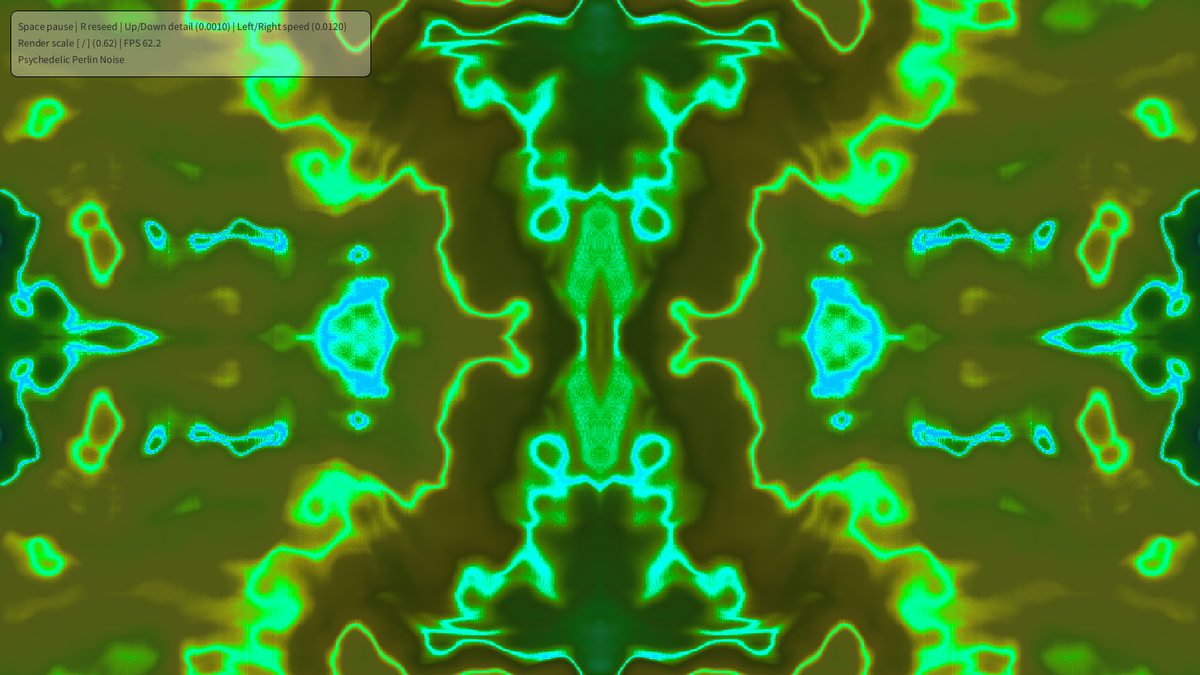
Frame 1 (no input)
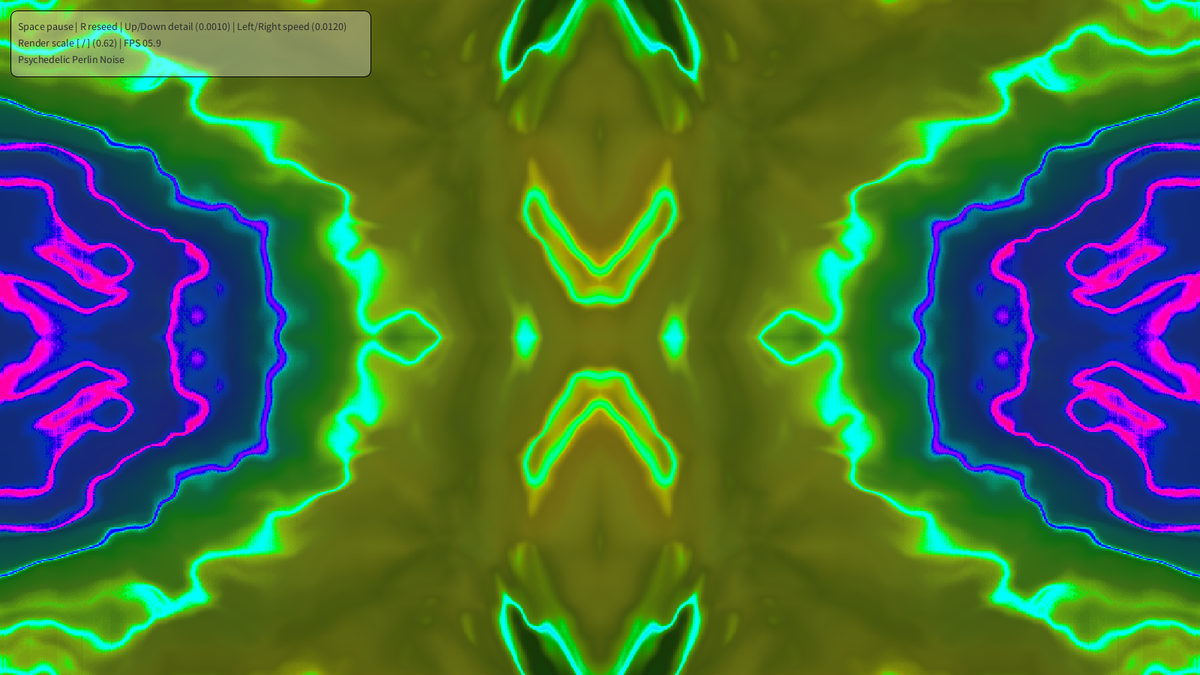
Frame 60 (the mouse pressed at the canvas centre just before this capture)
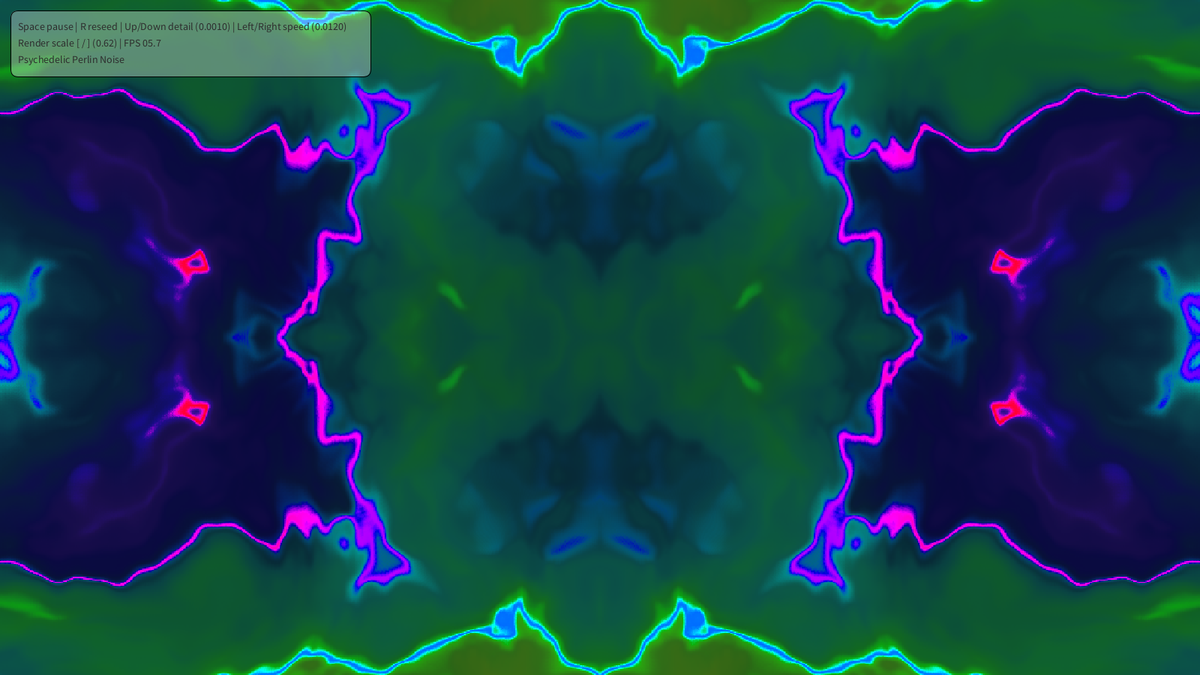
Frame 120 (the mouse held since frame 60 and released just before this capture)

The Processing sketch that drew these frames (run headless with seeded random() and noise(); from frame 60 on, the mouse is pressed at the canvas centre):

// Processing sketch: Psychedelic_Perlin_Noise
// ── Psychedelic_Perlin_Noise.pde
/*
  Psychedelic_Perlin_Noise.pde
  ----------------------------
  Animated psychedelic texture made from layered 3D Perlin noise.

  Controls:
  - Space: pause/resume animation
  - R: reseed noise pattern
  - Up/Down: increase/decrease spatial detail
  - Left/Right: decrease/increase animation speed
*/

float noiseScale = 0.0010;
float timeScale = 0.012;
float renderScale = 0.62;

boolean paused = false;
int overlayFrames = 120;
int targetFps = 120;

PImage lowResBuffer;

void setup() {
  size(1600, 900);
  pixelDensity(1);
  colorMode(HSB, 360, 100, 100);
  frameRate(targetFps);
  smooth(8);
  noiseDetail(6, 0.50);
  lowResBuffer = createImage(max(1, (int) (width * renderScale)), max(1, (int) (height * renderScale)), RGB);
}

void draw() {
  float t = frameCount * timeScale;
  float noiseScaleAtRender = noiseScale / renderScale;
  int rw = lowResBuffer.width;
  int rh = lowResBuffer.height;

  lowResBuffer.loadPixels();

  for (int y = 0; y < rh; y++) {
    int rowStart = y * rw;

    for (int x = 0; x < rw; x++) {
      // 4-way symmetry: mirror coordinates into the top-left quadrant.
      float mirroredX = min(x, rw - 1 - x);
      float mirroredY = min(y, rh - 1 - y);

      float px = mirroredX * noiseScaleAtRender;
      float pySym = mirroredY * noiseScaleAtRender;

      float warpA = noise(px * 0.90 + t * 0.32, pySym * 0.85 - t * 0.24, t * 0.15);
      float warpB = noise(px * 1.15 - t * 0.20 + 41.2, pySym * 1.10 + t * 0.29 + 20.8, -t * 0.13);
      float fx = px + (warpA - 0.5) * 1.45;
      float fy = pySym + (warpB - 0.5) * 1.45;

      // Two-layer domain-warped noise keeps curves flowing without strobing.
      float nA = noise(fx + t * 0.72, fy + t * 0.50, t * 0.20);
      float nB = noise(fx * 1.70 + 31.7, fy * 1.55 + 88.3, -t * 0.15);

      float field = nA * 0.70 + nB * 0.30;
      float contour = abs(sin((field * 18.0 + t * 0.85) * PI));
      float lineMask = smoothStep(0.30, 0.02, contour);
      float haloMask = smoothStep(0.70, 0.12, contour);

      float swirl = sin((nA * 1.8 + nB * 1.4) * TWO_PI + t * 1.5);
      float bands = sin(field * TWO_PI * 3.9 + t * 1.6);
      float pulse = 0.5 + 0.5 * sin(t * 4.2 + nB * TWO_PI);

      float hueValue =
        field * 240.0 +
        swirl * 64.0 +
        bands * 28.0 +
        lineMask * 96.0 +
        frameCount * 0.55;

      float saturation =
        78.0 +
        8.0 * abs(bands) +
        14.0 * haloMask +
        12.0 * lineMask;
      saturation = constrain(saturation, 0, 100);

      float brightness =
        15.0 +
        18.0 * abs(swirl) +
        16.0 * pulse +
        27.0 * haloMask +
        58.0 * lineMask;
      brightness = constrain(brightness, 0, 100);

      lowResBuffer.pixels[rowStart + x] = color((hueValue % 360 + 360) % 360, saturation, brightness);
    }
  }

  lowResBuffer.updatePixels();
  image(lowResBuffer, 0, 0, width, height);
  drawOverlay();
}

float smoothStep(float edge0, float edge1, float x) {
  float t = constrain((x - edge0) / (edge1 - edge0), 0, 1);
  return t * t * (3.0 - 2.0 * t);
}

void drawOverlay() {
  if (overlayFrames <= 0) {
    return;
  }

  fill(0, 0, 100, 82);
  rect(14, 14, 480, 88, 10);

  fill(0, 0, 18);
  textSize(14);
  text(
    "Space pause | R reseed | Up/Down detail (" + nf(noiseScale, 1, 4) + ") | Left/Right speed (" + nf(timeScale, 1, 4) + ")",
    24,
    40
  );
  text(
    "Render scale [ / ] (" + nf(renderScale, 1, 2) + ") | FPS " + nf(frameRate, 2, 1),
    24,
    62
  );
  text("Psychedelic Perlin Noise", 24, 84);

  overlayFrames--;
}

void keyPressed() {
  if (key == ' ') {
    paused = !paused;
    if (paused) {
      noLoop();
    } else {
      loop();
    }
    overlayFrames = 120;
  } else if (key == 'r' || key == 'R') {
    noiseSeed((int) random(1, 1000000));
    redraw();
    overlayFrames = 120;
  } else if (keyCode == UP) {
    noiseScale = min(0.02, noiseScale * 1.12);
    redraw();
    overlayFrames = 120;
  } else if (keyCode == DOWN) {
    noiseScale = max(0.0018, noiseScale / 1.12);
    redraw();
    overlayFrames = 120;
  } else if (keyCode == RIGHT) {
    timeScale = min(0.08, timeScale * 1.1);
    redraw();
    overlayFrames = 120;
  } else if (keyCode == LEFT) {
    timeScale = max(0.001, timeScale / 1.1);
    redraw();
    overlayFrames = 120;
  } else if (key == '[') {
    renderScale = max(0.34, renderScale - 0.04);
    rebuildBuffer();
    redraw();
    overlayFrames = 120;
  } else if (key == ']') {
    renderScale = min(1.0, renderScale + 0.04);
    rebuildBuffer();
    redraw();
    overlayFrames = 120;
  }
}

void rebuildBuffer() {
  lowResBuffer = createImage(max(1, (int) (width * renderScale)), max(1, (int) (height * renderScale)), RGB);
}
